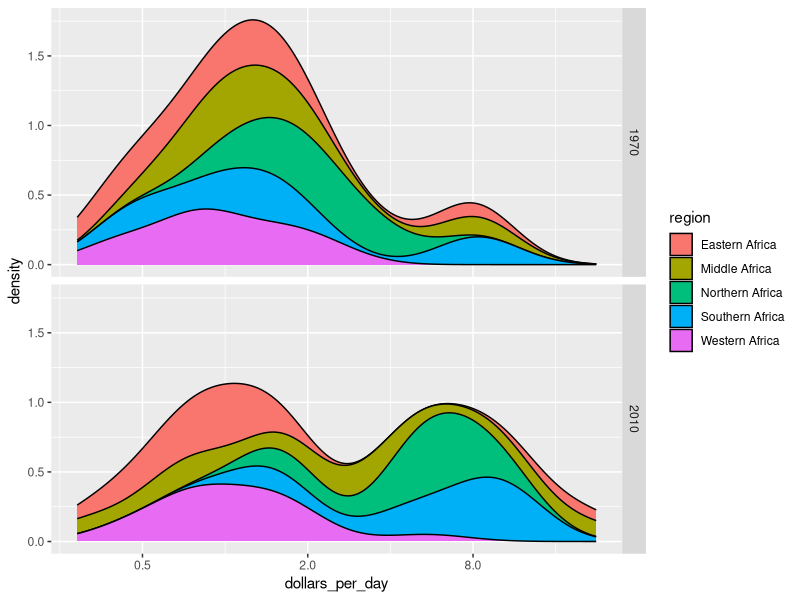
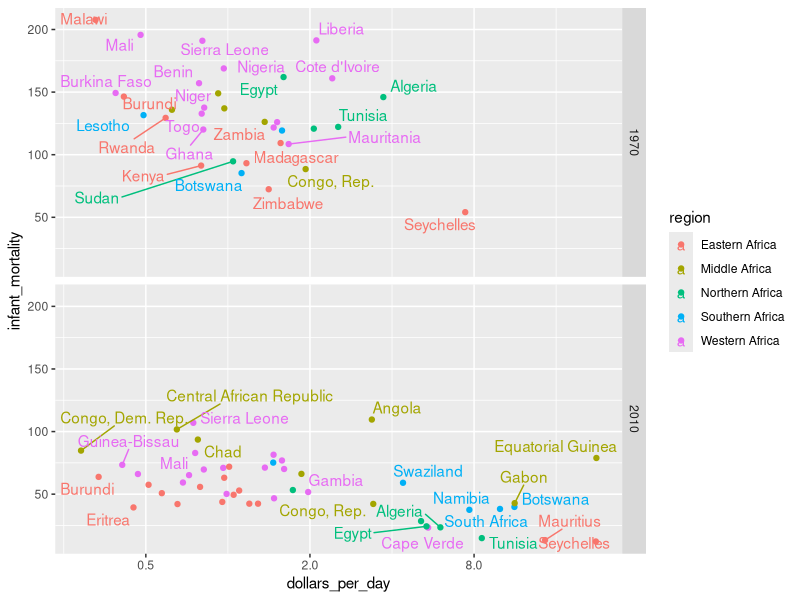
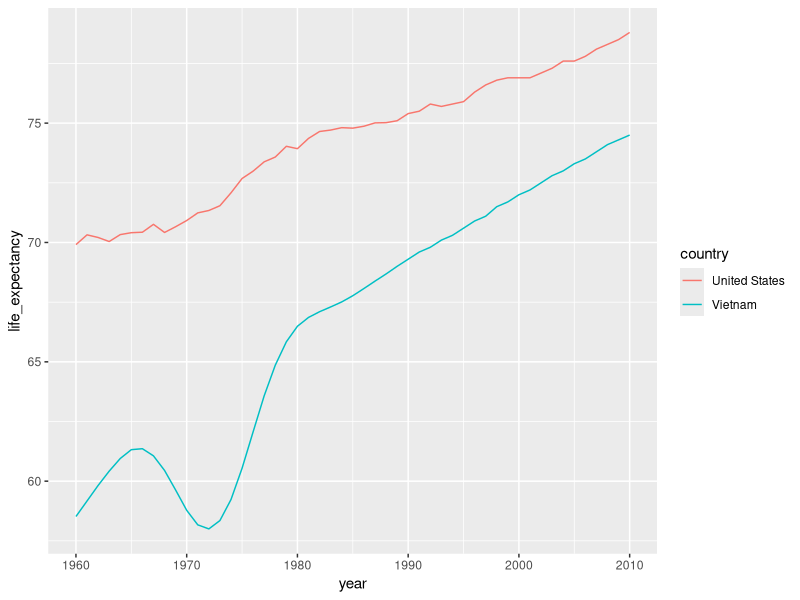
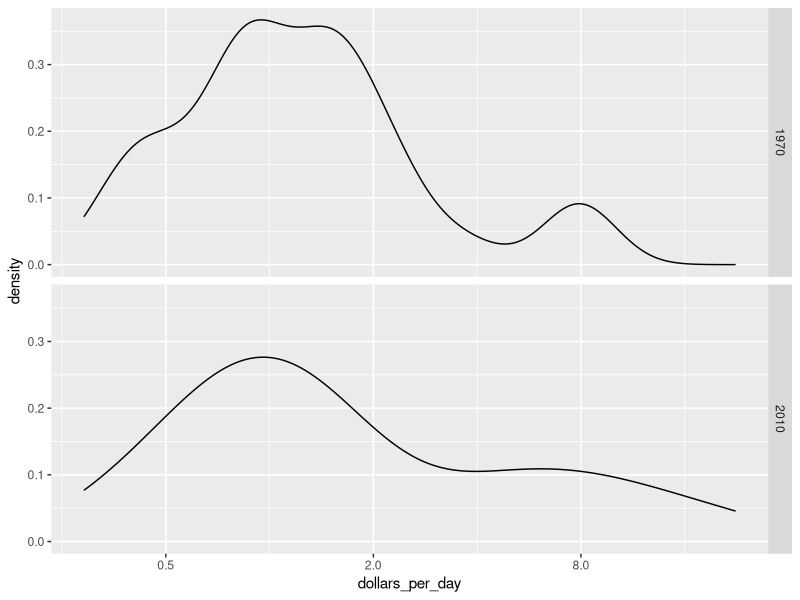

These charts were generated, in order, by the following R code:
install.packages("dplyr")
install.packages("ggplot2")
install.packages("dslabs")
install.packages("ggrepel")
library(dplyr)
library(ggplot2)
library(dslabs)
library(ggrepel)
data(gapminder)

# Create stacked density plot showing the density by African region of countries by the number
# of GDP dollars per resident per day in 1970 vs 2010. Shows most regions improving conditions
# for their residents over this time period, creating the 2nd bump in the chart in 2010
gapminder %>% filter(continent=="Africa" & year %in% c("1970", "2010") & !is.na(gdp)) %>% 
  mutate(dollars_per_day=gdp/population/365) %>% 
  ggplot() + 
  geom_density(aes(dollars_per_day, fill=region), bw=0.5, position="stack") + 
  facet_grid(vars(year)) + 
  scale_x_continuous(trans="log2")

#Demonstrate how infant mortality has decreased in African countries between
#1970-2010 as GDP $/population/day has increased over that time period
gapminder_Africa_1970_2010 <- gapminder %>%
  filter(continent=="Africa" & year %in% c("1970","2010")) %>%
  mutate(dollars_per_day=gdp/population/365) %>% na.omit()
gapminder_Africa_1970_2010 %>% ggplot(aes(dollars_per_day,infant_mortality, color=region, label=country)) +
  geom_point() +
  scale_x_continuous(trans="log2") +
  geom_text_repel() + 
  facet_grid(year~.)

#Show life expectancy in Vietnam & US between 1960-2010 to demonstrate the impact of the Vietnam War
tab <- gapminder %>% filter(country %in% c("United States","Vietnam") & year >= 1960 & year <= 2010)
tab %>% ggplot() +
  geom_line(aes(year,life_expectancy,color=country))

#Create stacked density plot showing the density of African countries by the number 
#of GDP dollars per resident per day in 1970 vs 2010. Shows conditions have improved
#for their residents over this time period, shown by the 1st bump decreasing and more
#countries moving right on this chart between 1970 and 2010
gapminder %>% filter(continent=="Africa" & year %in% c("1970","2010") & !is.na(gdp)) %>%
  mutate(dollars_per_day=gdp/population/365) %>% 
  ggplot() + 
  geom_density(aes(dollars_per_day)) + 
  scale_x_continuous(trans="log2") + 
  facet_grid(vars(year))
